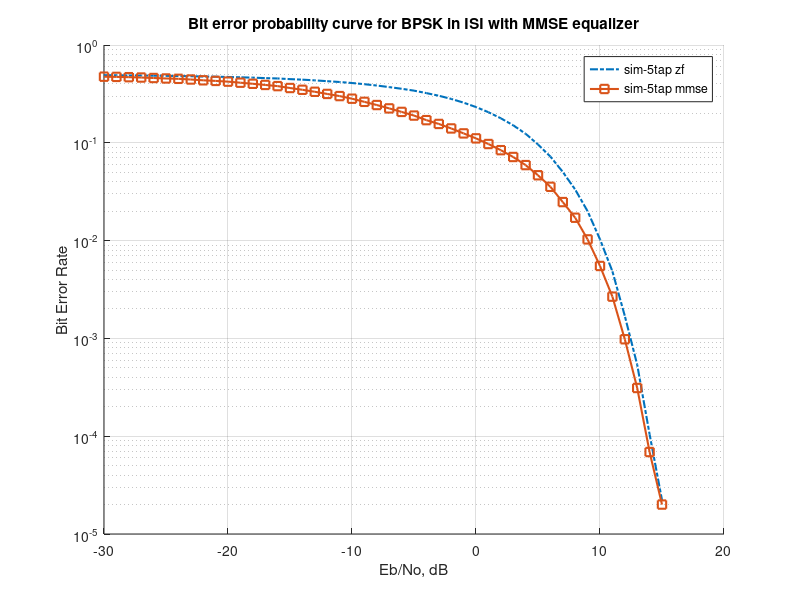

Write MATLAB code to recreate this figure.
clc;
clear all;
close all;
%%
Eb_N0_dB = -30:20; % multiple Eb/N0 values
nTAP = 4;
for i = 1:length(Eb_N0_dB)
    % bits = randi([0 1],1,1000000);
    % N_bits = length(bits);
    % Rb = 1000; % Bit rate in bits per second
    % tb = 1/Rb; % Bit time
    % fc = 10 * Rb; % Carrier frequency, for example, 10 times the bit rate
    % fs = fc; % Sampling frequency, 4 times the carrier frequency
    % ts = 1/fs;
    % k = 1; % binary
    % Rs = Rb/k;
    % sps = fs/Rs;
    % time = 0:ts:(N_bits*tb)-ts;
    bits = [0 1 0 0 1 1 0 1 0 1 1 0 0 0 1];
    N_bits = length(bits);
    tb = 0.1;
    fs = 300000;
    ts = 1/fs;
    %% pulse shaping for carrier multiplication
    %%
    bits_reshaped = reshape(bits, N_bits, 1);
    spb = tb*fs; % sample per bit
    message = repmat(bits_reshaped, 1, spb);
    message = reshape(message', 1, []);
    N_msg = length(message);
    % time = 0:ts:(N_msg*tb)-ts;
    %% modulation
    %%
    mxsig = 2*message-1;
    % %% defining carrier
    % %%
    % carrier = sin(2*pi*fc*time);
    % %% multiplication
    % %% 
    % mxsig = message.*carrier;
    % %% figures
    % %%
    % figure(1)
    % subplot(311)
    % plot(time,message);
    % subplot(312)
    % plot(time,carrier);
    % subplot(313)
    % plot(time,mxsig);
    %% channel model (multipath channel)
    %%
    channel_response = [0.2 0.9 0.3]; % channel 1
    % channel_response = [0.1 0.2 0.1]; % channel 2
    % channel_response = [0.1 0.27 0.1]; % channel 3
    chan_out = conv(mxsig,channel_response);
    %% noise addition
    %%
    pavg_channel = sum(abs(mxsig).^2)/length(mxsig);
    snr_lin = 10^(0.1*Eb_N0_dB(i));
    var_noise = pavg_channel/snr_lin;
    noise = sqrt(var_noise)*randn(1,length(chan_out));
    noisy_out = chan_out + noise; % additive white gaussian noise
    %% equalization
    %%
    for k = 1:nTAP
        L  = length(channel_response);
        %% zero forcing equalizer
        %%
         channel_matrix = toeplitz([channel_response(2:end) zeros(1,2*k+1-L+1)], [ channel_response(2:-1:1) zeros(1,2*k+1-L+1) ]);
         d  = zeros(1,2*k+1);
         d(k+1) = 1;
         channel_zf  = (inv(channel_matrix)*d.').';
         %%  matched filter
         yFilt_zf = conv(noisy_out,channel_zf);
         yFilt_zf = yFilt_zf(k+2:end); 
         yFilt_zf = conv(yFilt_zf,ones(1,1)); % convolution
         ySamp_zf = yFilt_zf(1:1:N_msg);  % sampling at time T
         %% receiver - hard decision decoding
         ipHat_zf = real(ySamp_zf)>0;
         %% counting the errors
         nErr_zf(k,i) = size(find(message- ipHat_zf),2);
        %% mmse equalizer
        %%
         hAutoCorr = conv(channel_response,fliplr(channel_response));
         channel_matrix = toeplitz([hAutoCorr([3:end]) zeros(1,2*k+1-L)], [ hAutoCorr([3:end]) zeros(1,2*k+1-L) ]);
         channel_matrix = channel_matrix + 1/2*10^(-Eb_N0_dB(i)/10)*eye(2*k+1);
         d  = zeros(1,2*k+1);
         d([-1:1]+k+1) = fliplr(channel_response);
         channel_mmse  = [inv(channel_matrix)*d.'].';
         %%  matched filter
         yFilt_mmse = conv(noisy_out,channel_mmse);
         yFilt_mmse = yFilt_mmse(k+2:end); 
         yFilt_mmse = conv(yFilt_mmse,ones(1,1)); % convolution
         ySamp_mmse = yFilt_mmse(1:1:N_msg);  % sampling at time T
         %% receiver - hard decision decoding
         ipHat_mmse = real(ySamp_mmse)>0;
         %% counting the errors
         nErr_mmse(k,i) = size(find(message- ipHat_mmse),2);
     end
end
simBer_zf = nErr_zf/N_msg; % simulated ber
simBer_mmse = nErr_mmse/N_msg; % simulated ber
theoryBer = 0.5*erfc(sqrt(10.^(Eb_N0_dB/10))); % theoretical ber
%% plotting
figure (1)
% semilogy(Eb_N0_dB,simBer_zf(1,:),'-.');
hold on
semilogy(Eb_N0_dB,simBer_zf(2,:),'-.','LineWidth',1.5);
% semilogy(Eb_N0_dB,simBer_zf(3,:),'-.');
% semilogy(Eb_N0_dB,simBer_zf(4,:),'-.');
% semilogy(Eb_N0_dB,simBer_mmse(1,:),'s-');
semilogy(Eb_N0_dB,simBer_mmse(2,:),'s-','LineWidth',1.5);
% semilogy(Eb_N0_dB,simBer_mmse(3,:),'s-');
% semilogy(Eb_N0_dB,simBer_mmse(4,:),'s-');
% axis([0 10 10^-3 0.5])
grid on
legend('sim-5tap zf','sim-5tap mmse');
% legend('sim-3tap zf', 'sim-5tap zf','sim-7tap zf','sim-9tap zf','sim-3tap mmse', 'sim-5tap mmse','sim-7tap mmse','sim-9tap mmse');
xlabel('Eb/No, dB');
ylabel('Bit Error Rate');
title('Bit error probability curve for BPSK in ISI with MMSE equalizer');
hold off

% eyediagram(simBer_zf(1,:),spb,ts,0);
% eyediagram(simBer_zf(2,:),spb,ts,0);
% eyediagram(simBer_zf(3,:),spb,ts,0);
% eyediagram(simBer_zf(4,:),spb,ts,0);
% eyediagram(simBer_mmse(1,:),spb,ts,0);
% eyediagram(simBer_mmse(2,:),spb,ts,0);
% eyediagram(simBer_mmse(3,:),spb,ts,0);
% eyediagram(simBer_mmse(4,:),spb,ts,0);
